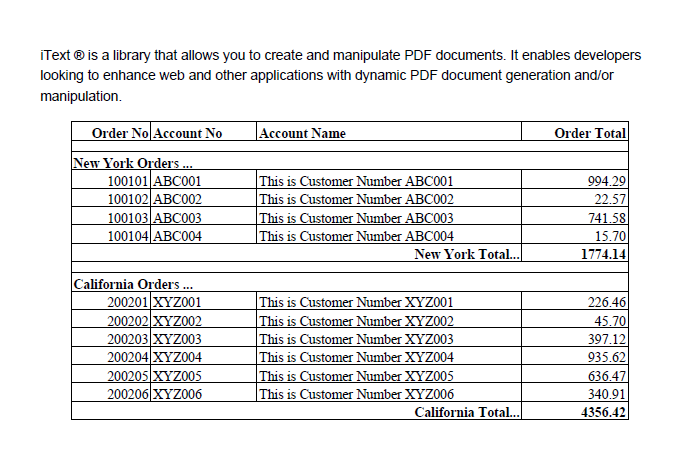
#> input picture table.png, 699 x 466 px
$ python -i table_segmentation.py   (imports and definitions only)
#> lines starting #> are read from the running program, lines starting #| are printed output that depends on the picture; after the words box and inside, x2 and y2 are one past the last pixel; in counts of white or black regions, pixels touching at a corner belong together
### pic.py
import cv2
import imutils
import base64
from cv2 import Mat
from IPython.display import display
from PIL import Image
from collections import namedtuple
import numpy as np

Thumb = namedtuple("Thumb", ["label", "mat"])


# Define a subclass of ndarray
class JupyterMat(np.ndarray):
    # [11 lines left out: functions data_url, _repr_html_, not called in this run]


class MatArray(np.ndarray):
    def __new__(cls, input_array):
        obj = np.asarray(input_array).view(cls)
        return obj

    # [4 lines left out: function data_url, not called in this run]

    def __array_finalize__(self, obj):
        if obj is None:
            return

    # [7 lines left out: function _repr_html_, not called in this run]


class Pic:
    def __init__(self, image: np.ndarray):
        # if isinstance(image, None):
        #     raise TypeError('image must be an instance of Mat')
        self.image = image
        # self.shape = self.image.shape

        self.mats: list[Thumb] = []

        self._add_to_mat("BGR", self.image)

        # self.add_to_mat(self.gray)
        self.thumb_size = 300
        self.rgb = cv2.cvtColor(self.image, cv2.COLOR_BGR2RGB)
        # cv2.cvtColor(np.zeros(self.gray.shape), cv2.COLOR_GRAY2BGR)

    # [4 lines left out: function empty_mask, not called in this run]

    @property
    def gray(self):
        return MatArray(cv2.cvtColor(self.image, cv2.COLOR_BGR2GRAY))

    @property
    def invert(self):
        return np.invert(self.gray)

    @property
    def binary(self):
        return cv2.bitwise_not(self.gray)

    # [30 lines left out: function resize, not called in this run]

    def _add_to_mat(self, label: str, mat: np.ndarray):
        im = imutils.resize(mat, width=500)
        self.mats.append(Thumb(label, im))

    # [24 lines left out: functions __repr__, _repr_html_, data_url, not called in this run]

    @staticmethod
    def show(image: Mat):
        display(Image.fromarray(image))

### table_segmentation.py
import cv2
import numpy as np

from PIL import Image
from cv2 import Mat

from pic import Pic


def create_pairs(arr):
    return list(zip(arr[:-1], arr[1:]))


def find_morphological_contours(thresh, kernel="horizontal"):
    horizontal_kernel = cv2.getStructuringElement(
        cv2.MORPH_RECT, (40, 1)
    )  # Detect horizontal lines
    vertical_kernel = cv2.getStructuringElement(
        cv2.MORPH_RECT, (1, 10)
    )  # Detect vertical lines

    kernel = horizontal_kernel if kernel == "horizontal" else vertical_kernel

    detected = cv2.morphologyEx(thresh, cv2.MORPH_OPEN, kernel, iterations=2)
    contours = cv2.findContours(detected, cv2.RETR_EXTERNAL, cv2.CHAIN_APPROX_SIMPLE)
    contours = contours[0] if len(contours) == 2 else contours[1]
    return contours


def thresholding(image):
    _, thresh = cv2.threshold(image, 0, 255, cv2.THRESH_BINARY_INV + cv2.THRESH_OTSU)
    return thresh


# [4 lines left out: function crop_image, not called in this run]


def find_biggest_contour(binary_image):
    cnts = cv2.findContours(
        binary_image,
        cv2.RETR_EXTERNAL,
        cv2.CHAIN_APPROX_NONE,
        # cv2.CHAIN_APPROX_SIMPLE
    )
    cnts = cnts[0] if len(cnts) == 2 else cnts[1]
    contour = max(cnts, key=cv2.contourArea)
    return contour


class TableSegmentation:
    def __init__(self, image: Mat):
        self.img = image
        self.pic = Pic(self.img)
        self.gray = self.pic.gray
        self.binary = self.pic.binary
        self.thresh = thresholding(self.gray)
        self.biggest_contour = find_biggest_contour(self.binary)
        self.detection_color = (136, 201, 3)
        self.detection_line_thickness = 1

    # [5 lines left out: function make_image_from_image_buffer, not called in this run]

    def crop_image_with_biggest_contour(self, image):
        return crop_image(self.biggest_contour, image)

    # [23 lines left out: functions horizontal_lines, vertical_lines, find_and_crop_biggest_region, not called in this run]

    def get_horizontal_contours(self):
        detected_horizontal_contours = find_morphological_contours(
            self.thresh, "horizontal"
        )
        return detected_horizontal_contours

    # [41 lines left out: functions segment_rows, horizontal_segments, not called in this run]

>>> import cv2
>>> picture = cv2.imread('table.png')
#> picture is the input picture: shape (466, 699, 3); mean B, G, R 234.4, 234, 234
>>> result = TableSegmentation(picture).get_horizontal_contours()
#> in _add_to_mat, `im = imutils.resize(mat, width=500)`:
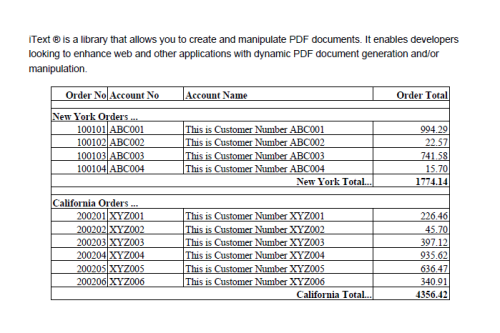
#> im: shape (333, 500, 3); mean B, G, R 234.4, 234, 234
#> in __new__, `obj = np.asarray(input_array).view(cls)`:
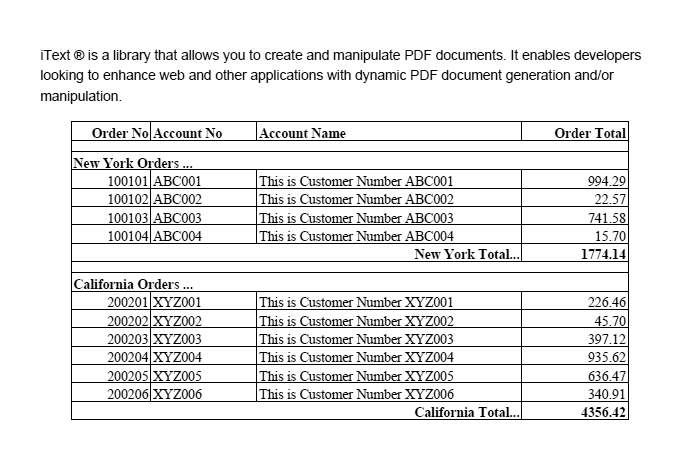
#> obj: shape (466, 699); min 0, max 255, mean 234
#> in binary, `return cv2.bitwise_not(self.gray)`:
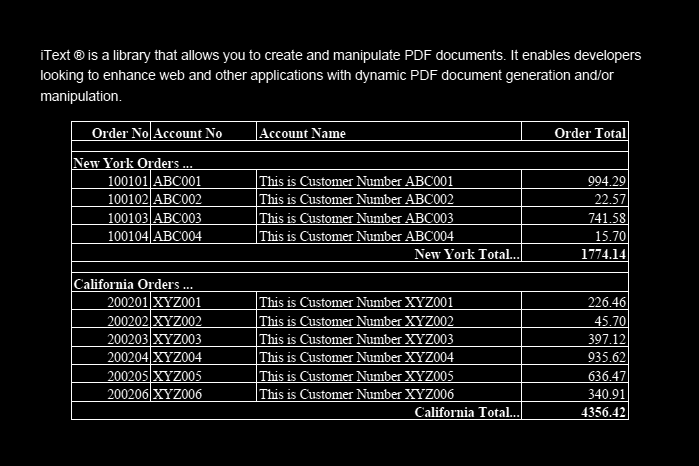
#> returned value: shape (466, 699); min 0, max 255, mean 21
#> in thresholding, `_, thresh = cv2.threshold(image, 0, 255, cv2.THRESH_BINARY_INV + cv2.T..`:
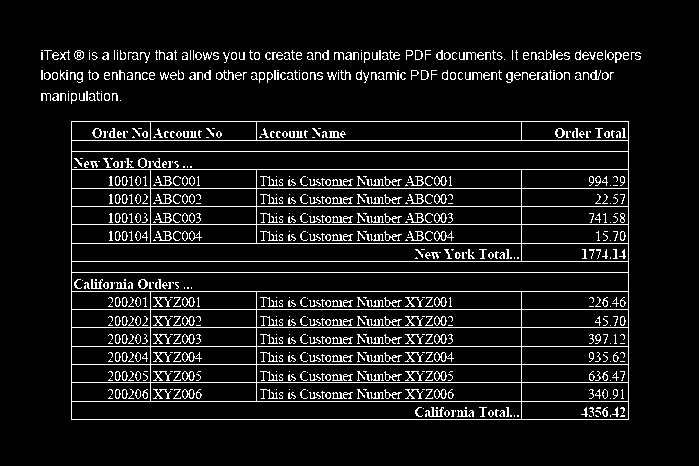
#> thresh: shape (466, 699); 8.4% white in thin lines or dots, all inside (x1, y1, x2, y2) = (41, 50, 641, 420)
#> in find_biggest_contour, `cnts = cv2.findContours( binary_image, cv2.RETR_EXTERNAL, cv2.CHAIN_AP..`: cnts = 41 contours, 8 with area under 20; largest, box (x1, y1, x2, y2) and area: (71, 121, 629, 420) 165986, (40, 90, 122, 104) 518, (250, 69, 324, 83) 510, (573, 50, 642, 63) 450, (505, 69, 571, 83) 448
#> in find_biggest_contour, `contour = max(cnts, key=cv2.contourArea)`: contour = contour of 1710 points, box (x1, y1, x2, y2) (71, 121, 629, 420), area 165986
#> in __init__, `self.biggest_contour = find_biggest_contour(self.binary)`: self.biggest_contour has the same summary as contour in find_biggest_contour
#> in find_morphological_contours, `detected = cv2.morphologyEx(thresh, cv2.MORPH_OPEN, kernel, iterations..`:
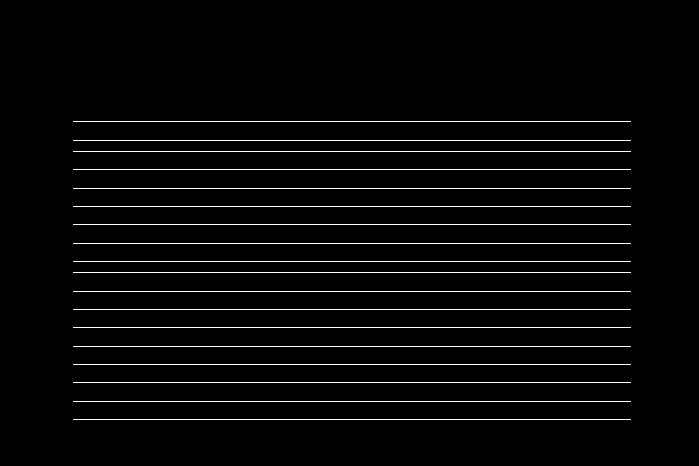
#> detected: shape (466, 699); 3.1% white in thin lines or dots, all inside (x1, y1, x2, y2) = (73, 121, 631, 420)
#> in find_morphological_contours, `contours = cv2.findContours(detected, cv2.RETR_EXTERNAL, cv2.CHAIN_APP..`: contours = 18 contours, all with area under 20
#> result = 18 contours, all with area under 20
